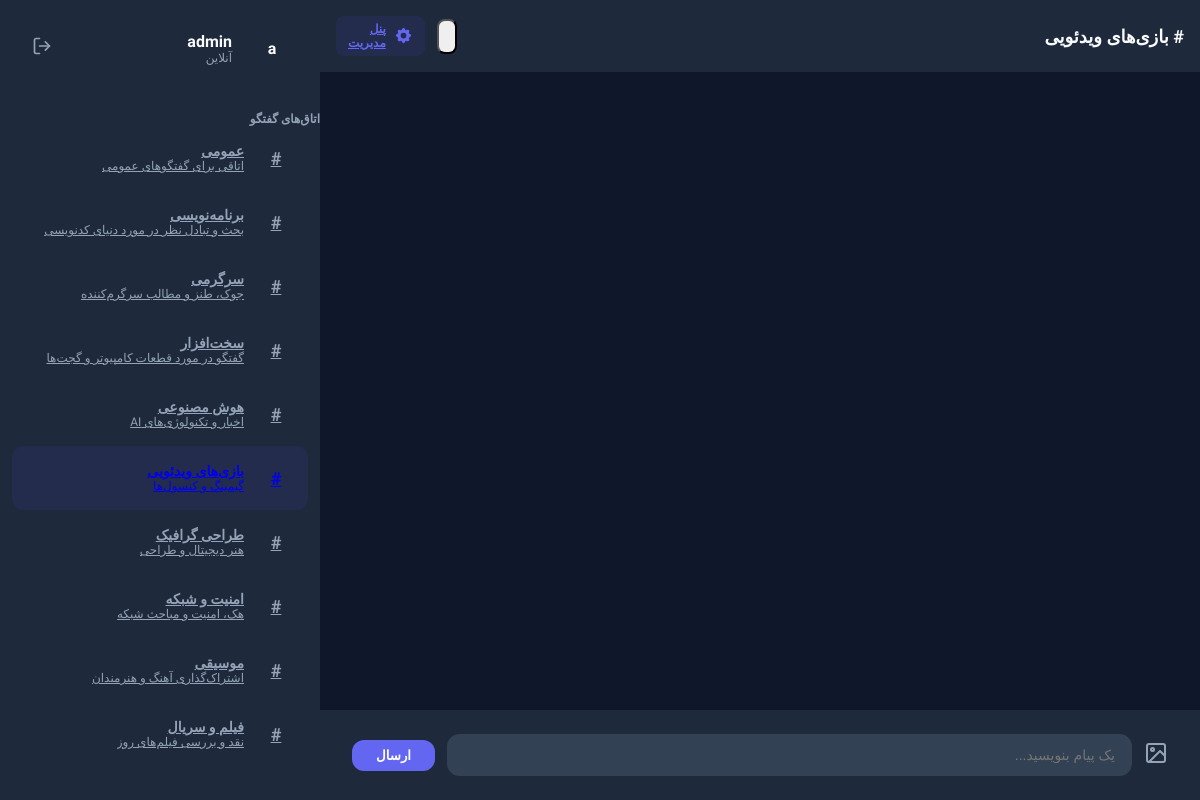
The app's page /chat?room_id=6 (signed in) with its own data.
### tables this page shows
CREATE TABLE rooms (
    id INTEGER PRIMARY KEY AUTOINCREMENT,
    name VARCHAR(100) NOT NULL,
    description TEXT
);

### app/Controllers/ChatController.php (called while the page is built, shortened)
<?php
class ChatController extends Controller {
    private $roomModel;
    private $userModel;
    private $pmModel;
    public function __construct() {
        $this->roomModel = new Room();
        $this->userModel = new User();
        $this->pmModel = new PrivateMessage();
    }
    public function index() {
        $rooms = $this->roomModel->getAll();
        $currentRoomId = $_GET['room_id'] ?? 1;
        $currentRoom = $this->roomModel->findById($currentRoomId);
        $onlineUsers = $this->userModel->getOnlineUsers($_SESSION['user_id']);
        $activePms = $this->pmModel->getActiveChats($_SESSION['user_id']);
        $this->view('chat/index', [
            'rooms' => $rooms,
            'currentRoom' => $currentRoom,
            'onlineUsers' => $onlineUsers,
            'activePms' => $activePms,
            'username' => $_SESSION['username']
        ]);
    }
}

### app/Core/Router.php (called while the page is built, shortened)
<?php
class Router {
    protected $routes = [];
    public function add($route, $controller, $action, $method = 'GET') {
        $this->routes[] = [
            'route' => $route,
            'controller' => $controller,
            'action' => $action,
            'method' => $method
        ];
    }
    public function dispatch($url, $requestMethod) {
        $url = parse_url($url, PHP_URL_PATH);
        foreach ($this->routes as $route) {
            if ($route['route'] === $url && $route['method'] === $requestMethod) {
                $controllerName = "App\Controllers\\" . $route['controller'];
                $action = $route['action'];
                if (class_exists($controllerName)) {
                    $controller = new $controllerName();
                    if (method_exists($controller, $action)) {
                        return $controller->$action();
                    }
                }
            }
        }
    }
}

### public/index.php (called while the page is built, shortened)
<?php
spl_autoload_register(function ($class) {
    $prefix = 'App\\';
    $base_dir = __DIR__ . '/../app/';
    $len = strlen($prefix);
    $relative_class = substr($class, $len);
    $file = $base_dir . str_replace('\\', '/', $relative_class) . '.php';
});
$router = new Router();
$router->add('/login', 'AuthController', 'showLogin', 'GET');
$router->add('/login', 'AuthController', 'login', 'POST');
$router->add('/register', 'AuthController', 'showRegister', 'GET');
$router->add('/register', 'AuthController', 'register', 'POST');
$router->add('/logout', 'AuthController', 'logout', 'GET');
$router->add('/chat', 'ChatController', 'index', 'GET');
$router->add('/api/chat/messages', 'ChatController', 'getMessages', 'GET');
$router->add('/api/chat/send', 'ChatController', 'sendMessage', 'POST');
$router->add('/private', 'PrivateController', 'chat', 'GET');
$router->add('/api/private/messages', 'PrivateController', 'getMessages', 'GET');
$router->add('/api/private/send', 'PrivateController', 'sendMessage', 'POST');
$router->add('/api/upload', 'UploadController', 'upload', 'POST');
$router->add('/admin', 'AdminController', 'index', 'GET');
$router->add('/admin/toggle-block', 'AdminController', 'toggleBlock', 'POST');
$router->add('/admin/delete-user', 'AdminController', 'deleteUser', 'POST');
$router->add('/api/admin/delete-message', 'AdminController', 'deleteMessage', 'POST');
$router->add('/admin/rooms', 'AdminController', 'rooms', 'GET');
$router->add('/admin/rooms/add', 'AdminController', 'addRoom', 'POST');
$router->add('/admin/rooms/edit', 'AdminController', 'editRoom', 'POST');
$router->add('/admin/rooms/delete', 'AdminController', 'deleteRoom', 'POST');
$router->dispatch($_SERVER['REQUEST_URI'], $_SERVER['REQUEST_METHOD']);

### app/Core/Database.php (called while the page is built, shortened)
<?php
class Database {
    private static $instance = null;
    private $connection;
    private function __construct() {
        try {
            if (DB_TYPE === 'mysql') {
                $dsn = "mysql:host=" . DB_HOST . ";dbname=" . DB_NAME . ";charset=utf8mb4";
                $this->connection = new PDO($dsn, DB_USER, DB_PASS);
            } else {
                $this->connection = new PDO("sqlite:" . SQLITE_PATH);
            }
            $this->connection->setAttribute(PDO::ATTR_ERRMODE, PDO::ERRMODE_EXCEPTION);
            $this->connection->setAttribute(PDO::ATTR_DEFAULT_FETCH_MODE, PDO::FETCH_ASSOC);
            $this->connection->setAttribute(PDO::ATTR_EMULATE_PREPARES, false);
        } catch (PDOException $e) {
            die("Connection failed: " . $e->getMessage());
        }
    }
    public static function getInstance() {
        if (!self::$instance) {
            self::$instance = new self();
        }
        return self::$instance;
    }
    public function getConnection() {
        return $this->connection;
    }
    private function initialize() {
        $sql = file_get_contents(__DIR__ . '/../../database.sql');
        $queries = explode(';', $sql);
        foreach ($queries as $query) {
            $query = trim($query);
            if (!empty($query)) {
                $this->connection->exec($query);
            }
        }
    }
}

### app/Core/Model.php (called while the page is built, shortened)
<?php
class Model {
    public function __construct() {
        $this->db = Database::getInstance()->getConnection();
    }
}

### app/Models/Room.php (called while the page is built, shortened)
<?php
class Room extends Model {
    public function getAll() {
        $stmt = $this->db->prepare("SELECT * FROM rooms ORDER BY id ASC");
        $stmt->execute();
        return $stmt->fetchAll();
    }
    public function findById($id) {
        $stmt = $this->db->prepare("SELECT * FROM rooms WHERE id = :id");
        $stmt->execute(['id' => $id]);
        return $stmt->fetch();
    }
}

### views/chat/index.php (the view, shortened to what this page needs)
<?php require_once __DIR__ . '/../layout/header.php'; ?>
<div class="flex h-full w-full bg-main" data-room-id="<?php echo $currentRoom['id']; ?>" data-role="<?php echo $_SESSION['role'] ?? 'user'; ?>">
    <div class="chat-area flex-grow flex h-full overflow-hidden relative">
        <div class="flex-grow flex flex-col h-full border-l border-divider">
            <header class="p-4 bg-header flex items-center justify-between border-b border-divider shadow-sm z-10">
                <div class="flex items-center gap-4">
                    <h1 class="font-bold text-main text-lg"># <?php echo htmlspecialchars($currentRoom['name']); ?></h1>
                </div>
                <div class="flex items-center gap-3">
                    <button id="theme-toggle" class="p-2 rounded-lg hover:bg-active text-muted transition-colors" title="تغییر تم">
                    </button>
                    <?php if (isset($_SESSION['role']) && $_SESSION['role'] === 'admin'): ?>
                        <a href="/admin" class="bg-indigo-600/20 text-indigo-400 px-3 py-1.5 rounded-lg text-xs font-bold hover:bg-indigo-600 hover:text-white transition flex items-center gap-2">
                            پنل مدیریت
                        </a>
                    <?php endif; ?>
                </div>
            </header>
            <div id="messages" class="flex-grow overflow-y-auto p-4 flex flex-col space-y-4 custom-scrollbar">
            </div>
            <div class="input-bar border-t border-divider bg-header p-4">
                <div class="flex items-center bg-input rounded-xl px-4 py-2 gap-3 shadow-inner">
                    <label for="image-input" class="cursor-pointer text-muted hover:text-main transition">
                        <svg xmlns="http://www.w3.org/2000/svg" width="24" height="24" viewBox="0 0 24 24" fill="none" stroke="currentColor" stroke-width="2" stroke-linecap="round" stroke-linejoin="round"><rect x="3" y="3" width="18" height="18" rx="2" ry="2"/><circle cx="8.5" cy="8.5" r="1.5"/><polyline points="21 15 16 10 5 21"/></svg>
                    </label>
                    <input type="text" id="message-input" placeholder="یک پیام بنویسید..." class="input-field flex-grow bg-transparent border-none outline-none text-main text-sm">
                    <button id="send-btn" class="btn btn-primary px-6 py-2">ارسال</button>
                </div>
            </div>
        </div>
    </div>
    <div class="sidebar w-80 bg-sidebar flex flex-col h-full border-r border-divider z-20">
        <div class="p-6 bg-header border-b border-divider">
            <div class="flex items-center gap-4">
                <div class="w-12 h-12 bg-gradient-to-br from-indigo-500 to-purple-600 rounded-2xl flex items-center justify-center font-bold text-white text-xl shadow-lg transform rotate-3">
                    <?php echo mb_substr($username, 0, 1); ?>
                </div>
                <div class="flex-grow">
                    <div class="text-base font-bold text-main"><?php echo htmlspecialchars($username); ?></div>
                    <div class="flex items-center gap-1.5">
                        <span class="text-xs text-muted">آنلاین</span>
                    </div>
                </div>
                <a href="/logout" class="p-2 text-muted hover:text-red-400 transition" title="خروج">
                    <svg xmlns="http://www.w3.org/2000/svg" width="20" height="20" viewBox="0 0 24 24" fill="none" stroke="currentColor" stroke-width="2" stroke-linecap="round" stroke-linejoin="round"><path d="M9 21H5a2 2 0 0 1-2-2V5a2 2 0 0 1 2-2h4"/><polyline points="16 17 21 12 16 7"/><line x1="21" y1="12" x2="9" y2="12"/></svg>
                </a>
            </div>
        </div>
        <div class="flex-grow overflow-y-auto py-4 custom-scrollbar">
            <div class="px-6 mb-2 text-xs font-bold text-muted uppercase tracking-widest text-right">اتاق‌های گفتگو</div>
            <div class="space-y-1 px-3">
                <?php foreach ($rooms as $room): ?>
                    <a href="/chat?room_id=<?php echo $room['id']; ?>" class="room-item group flex items-center gap-3 p-3 rounded-xl transition <?php echo ($room['id'] == $currentRoom['id']) ? 'active bg-indigo-600/20 text-indigo-300' : 'text-muted hover:bg-active hover:text-main'; ?>">
                        <div class="w-10 h-10 rounded-xl bg-input flex items-center justify-center text-lg font-bold group-hover:bg-active transition">#</div>
                        <div class="flex flex-col overflow-hidden text-right">
                            <span class="text-sm font-bold truncate"><?php echo htmlspecialchars($room['name']); ?></span>
                            <span class="text-xs opacity-60 truncate"><?php echo htmlspecialchars($room['description']); ?></span>
                        </div>
                    </a>
                <?php endforeach; ?>
            </div>
        </div>
    </div>
</div>
<?php require_once __DIR__ . '/../layout/footer.php'; ?>

### views/layout/footer.php (style rules this page uses)
html, body { height: 100%; margin: 0; overflow: hidden; }

### records on screen
rooms: name "بازی‌های ویدئویی"
rooms: name "عمومی", description "اتاقی برای گفتگوهای عمومی"
rooms: name "برنامه‌نویسی", description "بحث و تبادل نظر در مورد دنیای کدنویسی"
rooms: name "سرگرمی", description "جوک، طنز و مطالب سرگرم‌کننده"
rooms: name "سخت‌افزار", description "گفتگو در مورد قطعات کامپیوتر و گجت‌ها"
rooms: name "هوش مصنوعی", description "اخبار و تکنولوژی‌های AI"
rooms: name "طراحی گرافیک", description "هنر دیجیتال و طراحی"
rooms: name "امنیت و شبکه", description "هک، امنیت و مباحث شبکه"
rooms: name "موسیقی", description "اشتراک‌گذاری آهنگ و هنرمندان"
rooms: name "فیلم و سریال", description "نقد و بررسی فیلم‌های روز"

### other values on screen
mb_substr($username, 0, 1) "a"
$username "admin"
